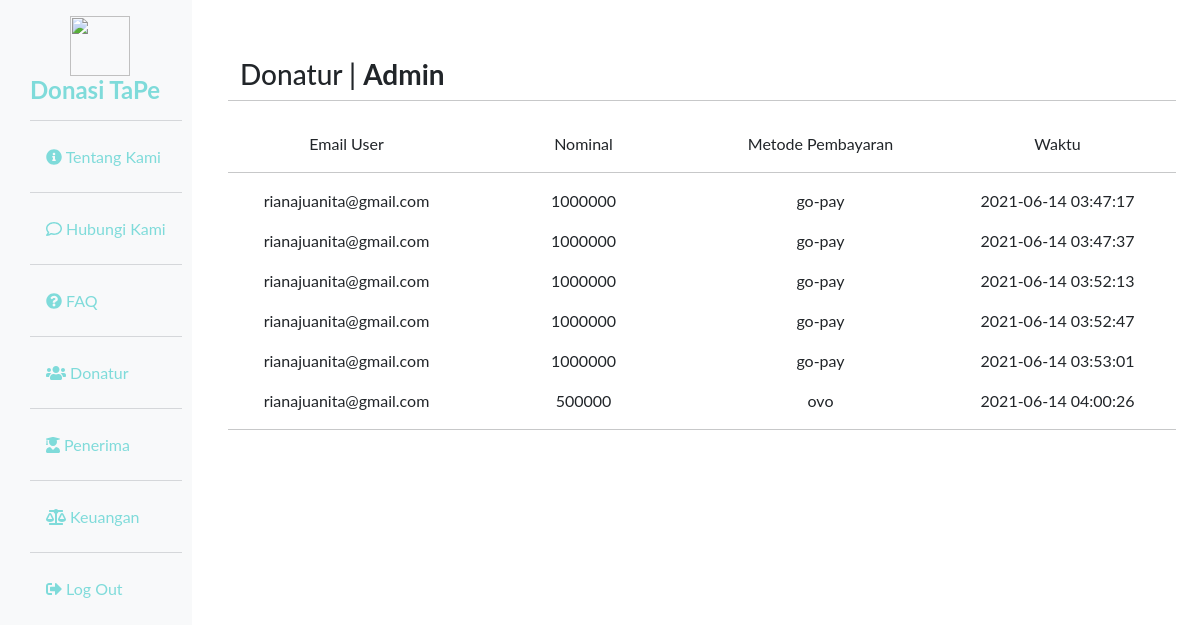
Screenshot of /Donatur.php with the database file from the repository.
### tables this page shows
CREATE TABLE `donasi` (
  `id` int(11) NOT NULL,
  `email_user` varchar(30) NOT NULL,
  `nominal` int(200) NOT NULL,
  `metode_pembayar` varchar(100) NOT NULL,
  `bukti_transfer` varchar(255) DEFAULT NULL,
  `waktu` varchar(100) NOT NULL
);

### Donatur.php (the view, shortened to what this page needs)
<?php
include 'core/koneksi.php';
?>
<!DOCTYPE html>
<html lang="en">
<head>
    <link href="https://cdn.jsdelivr.net/npm/bootstrap@5.0.0-beta2/dist/css/bootstrap.min.css" rel="stylesheet"
>
    <link rel="stylesheet" href="FAQA.css">
</head>
<body style="overflow-x: hidden;">
    <div class="row no-gutters ">
        <div class="col-md-2 pr-3 pt-4" style="background-color: #f8f9fa; height: 1100px;">
            <ul class="nav flex-column ml-3 mb-5"  style="position:fixed; margin-left: 30px; margin-top: -8px;">
                <li class="nav-item">
                  <img src="logo2.png" alt="" style="height: 60px; width: 60px; margin-left: 40px;">
                </li>
                <li class="nav-item">
                  <h3 style="color: #7fdbda;font-size: 18pt;"><b>Donasi TaPe</b></h3><hr class="bg-secondary" style="margin-top: 15px;">
                </li>
                <li class="nav-item active ">
                  <a class="nav-link active text-black" href="Tentang Kami Admin.php"><i class="fa fa-info-circle" aria-hidden="true"></i> Tentang Kami</a><hr class="bg-secondary"  style="margin-top: 15px;">
                </li>
                <li class="nav-item">
                  <a class="nav-link text-black" href="Hubungi Kami Admin.php"><i class="far fa-comment"></i> Hubungi Kami</a><hr class="bg-secondary" style="margin-top: 15px;">
                </li>
                <li class="nav-item">
                <a class="nav-link text-black" href="FAQA.php" ><i class="fas fa-question-circle" aria-hidden="true"></i> FAQ</a><hr class="bg-secondary" style="margin-top: 15px;">
                </li>
                <li class="nav-item">
                  <a class="nav-link text-black" href="Donatur.php"><i class="fas fa-users"></i> Donatur</a><hr class="bg-secondary" style="margin-top: 15px;">
                </li>
                <li class="nav-item">
                  <a class="nav-link text-black" href="Informasi Penerima.php"><i class="fas fa-user-graduate"></i> Penerima</a><hr class="bg-secondary"style="margin-top: 15px;">
                </li>
                <li class="nav-item">
                  <a class="nav-link text-black" href="Keuangan.php"><i class="fas fa-balance-scale"></i> Keuangan</a><hr class="bg-secondary"style="margin-top: 15px;">
                </li>
                <li class="nav-item">
                  <a class="nav-link text-black" href="login admin.php"><i class="fas fa-sign-out-alt mr-3" data-toggle="tooltip" title="Keluar"></i> Log Out</a>
                </li>
            </ul>
        </div>
        <div class="col-md-10 p-5 pt-2" style="margin-top :50px;">
            <div class="row text-dark">
                <h3>Donatur  | <b>Admin</b>
                </h3><hr>
                <div class="container" style="  text-align: center; margin-top: 15px;">
                    <div class="row justify-content-center">
                        <div class="col-sm-3 head">
                            <p>Email User</p>
                        </div>
                        <div class="col-sm-3 head">
                            <p>Nominal</p>
                        </div>
                        <div class="col-sm-3 head">
                            <p>Metode Pembayaran</p>
                        </div>
                        <div class="col-sm-3 head">
                            <p>Waktu</p>
                        </div>
                    </div>
                </div>
                <hr>
                <?php
                $query = "select * from donasi";
                $sQuery = mysqli_query($conn,$query);
                while($row=mysqli_fetch_array($sQuery)){
                 ?>
                <div class="container" style="text-align: center;">
                    <div class="row justify-content-center">
                        <div class="col-sm-3 isi">
                            <p><?= $row[1]; ?></p>
                        </div>
                        <div class="col-sm-3 isi">
                            <p><?= $row[2]; ?></p>
                        </div>
                        <div class="col-sm-3 isi">
                            <p><?= $row[3]; ?></p>
                        </div>
                        <div class="col-sm-3 isi">
                            <p><?= $row[5]; ?></p>
                        </div>
                    </div>
                </div>
                <?php } ?>
                <hr>
            </div>
        </div>
    </div>
</body>
</html>

### FAQA.css (style rules this page uses)
.nav-link { color: #7fdbda; }
body { font-family: "Lato", sans-serif; }
.col-sm-4 p, li { text-align: justify; }
.isi p { text-align: center; }
.head p { text-align: center; }

### rows the page displays
donasi: email_user "rianajuanita@gmail.com", nominal "1000000", metode_pembayar "go-pay", waktu "2021-06-14 03:47:17"
donasi: email_user "rianajuanita@gmail.com", nominal "1000000", metode_pembayar "go-pay", waktu "2021-06-14 03:47:37"
donasi: email_user "rianajuanita@gmail.com", nominal "1000000", metode_pembayar "go-pay", waktu "2021-06-14 03:52:13"
donasi: email_user "rianajuanita@gmail.com", nominal "1000000", metode_pembayar "go-pay", waktu "2021-06-14 03:52:47"
donasi: email_user "rianajuanita@gmail.com", nominal "1000000", metode_pembayar "go-pay", waktu "2021-06-14 03:53:01"
donasi: email_user "rianajuanita@gmail.com", nominal "500000", metode_pembayar "ovo", waktu "2021-06-14 04:00:26"
